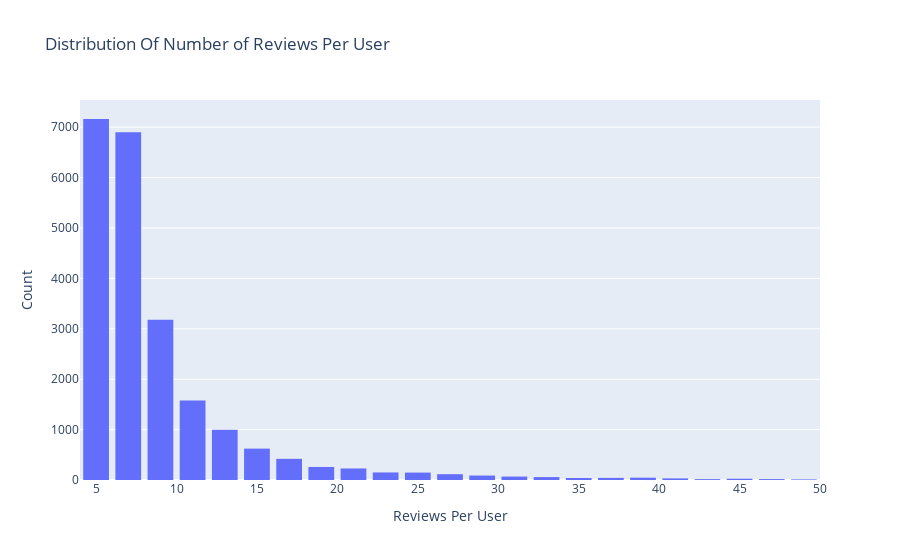

Source (notebook cell):
### Code cell
# Number of reviews per user
data = df.groupby('reviewerID')['overall'].count()

trace = go.Histogram(x = data.values,
                     name = 'Ratings',
                     xbins = dict(start = 0,
                                  end = 50,
                                  size = 2))
# Create layout
layout = go.Layout(title = 'Distribution Of Number of Reviews Per User',
                   xaxis = dict(title = 'Reviews Per User'),
                   yaxis = dict(title = 'Count'),
                   bargap = 0.2)

# Create plot
fig = go.Figure(data=[trace], layout=layout)
iplot(fig)

 # Do this first so we don't create a file if image conversion fails
img_data = to_image(fig,
        format='png',
        width=800,
        height=500,
        scale=5)

fig.write_image("images/reviews_per_user.png", scale=5)

### Figure 1 — Plotly figure (JSON) as saved in the notebook; plotly's stock layout.template omitted (floating-point values rounded to 4 significant figures; data arrays with more than 128 entries replaced by an {"elided": "..."} marker saying what was removed)
{"data": [{"name": "Ratings", "type": "histogram", "x": {"elided": "22363 int values"}, "xbins": {"end": 50, "size": 2, "start": 0}}], "layout": {"bargap": 0.2, "title": {"text": "Distribution Of Number of Reviews Per User"}, "xaxis": {"title": {"text": "Reviews Per User"}}, "yaxis": {"title": {"text": "Count"}}}}
